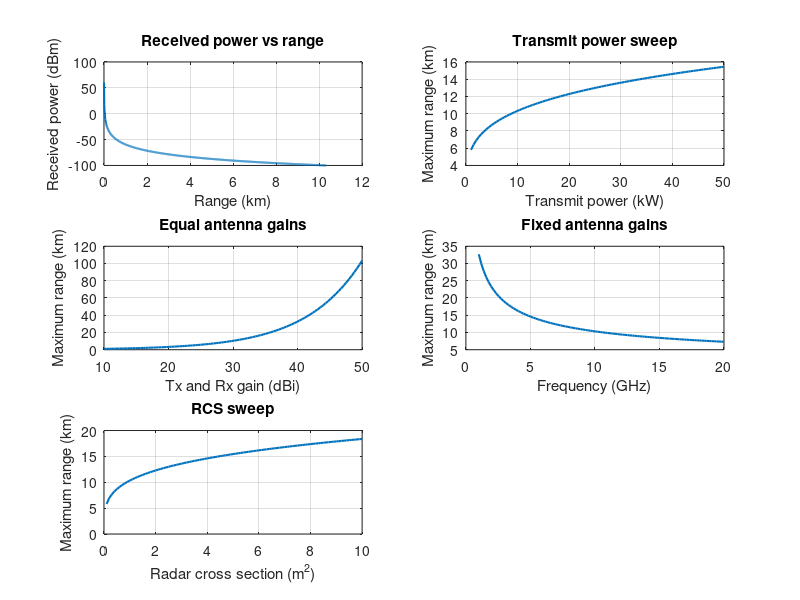

The MATLAB source for this figure: (Note: this script raises an error after producing the figure.)
function results = all_experiments(makePlots,animate)
if nargin < 1, makePlots = true; end
if nargin < 2, animate = true; end
results = cell(1,9);
results{1} = exp01_radar_range(makePlots);
results{2} = exp02_radar_detection_roc(makePlots);
results{3} = exp03_doppler_shift(makePlots);
results{4} = exp04_mti_canceller(makePlots);
results{5} = exp05_pulse_doppler(makePlots);
results{6} = exp06_radar_display(makePlots,animate);
results{7} = exp07_satellite_link_budget(makePlots);
results{8} = exp08_satellite_orbits(makePlots,animate);
results{9} = exp09_system_noise(makePlots);
disp('All nine experiments completed and internal checks passed.');
end

function results = exp01_radar_range(makePlots)
if nargin < 1, makePlots = true; end
c = 3e8;
Pt = 10e3;
f = 10e9;
Gt = 10^(30/10);
Gr = Gt;
sigma = 1;
L = 10^(6/10);
Pmin = 1e-13;
lambda = c/f;
K = Pt*Gt*Gr*lambda^2*sigma/((4*pi)^3*L);
Rmax = (K/Pmin)^0.25;
R = linspace(1,Rmax,1000);
Pr = K./R.^4;
PtSweep = linspace(1e3,50e3,100);
Rpower = (PtSweep*Gt*Gr*lambda^2*sigma/((4*pi)^3*L*Pmin)).^0.25;
Gain_dBi = linspace(10,50,100);
Rgain = (Pt*10.^(2*Gain_dBi/10)*lambda^2*sigma/((4*pi)^3*L*Pmin)).^0.25;
fSweep = linspace(1,20,100)*1e9;
Rfrequency = (Pt*Gt*Gr*(c./fSweep).^2*sigma/((4*pi)^3*L*Pmin)).^0.25;
sigmaSweep = linspace(0.1,10,100);
Rrcs = (Pt*Gt*Gr*lambda^2*sigmaSweep/((4*pi)^3*L*Pmin)).^0.25;
assert(abs(Pr(end)/Pmin-1) < 1e-12);
assert(all(diff(Pr)<0) && all(diff(Rpower)>0) && all(diff(Rfrequency)<0));
fprintf('Experiment 1: maximum range = %.4f km\n',Rmax/1000);
if makePlots
    figure('Name','Experiment 1: Radar Range','Color','w');
    subplot(3,2,1); plot(R/1000,10*log10(Pr/1e-3),'LineWidth',1.5); grid on;
    xlabel('Range (km)'); ylabel('Received power (dBm)'); title('Received power vs range');
    subplot(3,2,2); plot(PtSweep/1000,Rpower/1000,'LineWidth',1.5); grid on;
    xlabel('Transmit power (kW)'); ylabel('Maximum range (km)'); title('Transmit power sweep');
    subplot(3,2,3); plot(Gain_dBi,Rgain/1000,'LineWidth',1.5); grid on;
    xlabel('Tx and Rx gain (dBi)'); ylabel('Maximum range (km)'); title('Equal antenna gains');
    subplot(3,2,4); plot(fSweep/1e9,Rfrequency/1000,'LineWidth',1.5); grid on;
    xlabel('Frequency (GHz)'); ylabel('Maximum range (km)'); title('Fixed antenna gains');
    subplot(3,2,5); plot(sigmaSweep,Rrcs/1000,'LineWidth',1.5); grid on;
    xlabel('Radar cross section (m^2)'); ylabel('Maximum range (km)'); title('RCS sweep');
end
results = struct('maximumRange_m',Rmax,'range_m',R,'receivedPower_W',Pr);
end

function results = exp02_radar_detection_roc(makePlots)
if nargin < 1, makePlots = true; end
savedRng = rng;
rngCleanup = onCleanup(@() rng(savedRng));
rng(2,'twister');
N = 200000;
A = 1;
SNR_dB = [-15 -10 -5 0 5 10 15];
threshold = 0.5;
noiseStd = A./sqrt(10.^(SNR_dB/10));
Pd = zeros(size(SNR_dB));
Pfa = Pd;
for j = 1:numel(SNR_dB)
    r0 = noiseStd(j)*randn(1,N);
    r1 = A + noiseStd(j)*randn(1,N);
    Pfa(j) = mean(r0 > threshold);
    Pd(j) = mean(r1 > threshold);
end
PfaTheory = 0.5*erfc(threshold./(sqrt(2)*noiseStd));
PdTheory = 0.5*erfc((threshold-A)./(sqrt(2)*noiseStd));
assert(all(abs(Pd-PdTheory)<0.015) && all(abs(Pfa-PfaTheory)<0.015));
PfaROC = logspace(-6,0,500);
PdROC = zeros(numel(SNR_dB),numel(PfaROC));
for j = 1:numel(SNR_dB)
    thresholds = sqrt(2)*noiseStd(j)*erfcinv(2*PfaROC);
    PdROC(j,:) = 0.5*erfc((thresholds-A)/(sqrt(2)*noiseStd(j)));
end
summary = table(SNR_dB(:),Pd(:),PdTheory(:),Pfa(:),PfaTheory(:), ...
    'VariableNames',{'SNR_dB','Pd_MC','Pd_Theory','Pfa_MC','Pfa_Theory'});
disp('Experiment 2: real Gaussian amplitude detector, SNR = A^2/noise variance');
disp(summary);
if makePlots
    figure('Name','Experiment 2: Detection Probabilities','Color','w');
    subplot(2,1,1); plot(SNR_dB,Pd,'o',SNR_dB,PdTheory,'-','LineWidth',1.5); grid on;
    xlabel('SNR (dB)'); ylabel('P_d'); legend('Monte Carlo','Theory','Location','best');
    subplot(2,1,2); plot(SNR_dB,Pfa,'o',SNR_dB,PfaTheory,'-','LineWidth',1.5); grid on;
    xlabel('SNR (dB)'); ylabel('P_{fa}'); legend('Monte Carlo','Theory','Location','best');
    figure('Name','Experiment 2: ROC','Color','w');
    semilogx(PfaROC,PdROC.','LineWidth',1.5); grid on; xlim([1e-6 1]); ylim([0 1]);
    xlabel('False-alarm probability'); ylabel('Detection probability'); title('Real Gaussian amplitude-detector ROC');
    legend(arrayfun(@(s) sprintf('%g dB',s),SNR_dB,'UniformOutput',false),'Location','southeast');
    tx = [zeros(1,20) ones(1,20) zeros(1,20)];
    low = tx + 10^(5/20)*randn(size(tx));
    high = tx + 10^(-10/20)*randn(size(tx));
    figure('Name','Experiment 2: Pulse in Noise','Color','w');
    subplot(3,1,1); plot(tx); grid on; title('Transmitted pulse'); ylabel('Amplitude');
    subplot(3,1,2); plot(low); hold on; plot([1 numel(tx)],[threshold threshold],'k--'); grid on; title('Pulse at -5 dB SNR'); ylabel('Amplitude');
    subplot(3,1,3); plot(high); hold on; plot([1 numel(tx)],[threshold threshold],'k--'); grid on; title('Pulse at 10 dB SNR'); xlabel('Sample'); ylabel('Amplitude');
end
results = struct('summary',summary,'PfaROC',PfaROC,'PdROC',PdROC);
end

function results = exp03_doppler_shift(makePlots)
if nargin < 1, makePlots = true; end
savedRng = rng;
rngCleanup = onCleanup(@() rng(savedRng));
rng(3,'twister');
c = 3e8;
fc = 10e9;
lambda = c/fc;
velocity = 0:10:100;
fdVelocity = 2*velocity/lambda;
fcSweep = [1 3 5 10 24]*1e9;
fdFrequency = 2*50*fcSweep/c;
fs = 1e5;
N = 1000;
t = (0:N-1)/fs;
fd = 2*60/lambda;
baseband = exp(1i*2*pi*fd*t) + 0.5/sqrt(2)*(randn(1,N)+1i*randn(1,N));
frequency = (-N/2:N/2-1)*fs/N;
PSD = abs(fftshift(fft(baseband))).^2/(fs*N);
[~,peak] = max(PSD);
estimate = frequency(peak);
assert(abs(estimate-fd) <= fs/N);
disp('Experiment 3: positive velocity denotes positive Doppler');
disp(table(velocity(:),fdVelocity(:),'VariableNames',{'Velocity_m_s','Doppler_Hz'}));
disp(table(fcSweep(:)/1e9,fdFrequency(:),'VariableNames',{'Carrier_GHz','Doppler_Hz'}));
fprintf('Expected Doppler = %.2f Hz; FFT estimate = %.2f Hz\n',fd,estimate);
if makePlots
    figure('Name','Experiment 3: Doppler Shift','Color','w');
    subplot(3,1,1); plot(velocity,fdVelocity,'-o'); grid on; xlabel('Radial velocity (m/s)'); ylabel('Doppler (Hz)');
    subplot(3,1,2); plot(fcSweep/1e9,fdFrequency,'-o'); grid on; xlabel('Carrier frequency (GHz)'); ylabel('Doppler (Hz)');
    subplot(3,1,3); plot(frequency,10*log10(max(PSD,realmin))); grid on; xlim([-10000 10000]);
    xlabel('Baseband frequency (Hz)'); ylabel('PSD (dB/Hz)'); title('Complex baseband Doppler spectrum');
end
results = struct('expectedDoppler_Hz',fd,'estimatedDoppler_Hz',estimate,'frequency_Hz',frequency,'PSD',PSD);
end

function results = exp04_mti_canceller(makePlots)
if nargin < 1, makePlots = true; end
savedRng = rng;
rngCleanup = onCleanup(@() rng(savedRng));
rng(4,'twister');
PRF = 1000;
N = 200;
t = (0:N-1)/PRF;
fd = 100;
clutter = 2*ones(1,N);
target = 4*sin(2*pi*fd*t);
rx = clutter + target + 0.05*randn(1,N);
y = diff(rx);
clutterResidual = diff(clutter);
assert(all(clutterResidual==0));
Nfft = 1024;
f = (-Nfft/2:Nfft/2-1)*PRF/Nfft;
X = abs(fftshift(fft(rx(2:end),Nfft)))/(N-1);
Y = abs(fftshift(fft(y,Nfft)))/(N-1);
fResponse = linspace(-PRF,PRF,2001);
H = abs(1-exp(-1i*2*pi*fResponse/PRF));
gain = 2*abs(sin(pi*fd/PRF));
fprintf('Experiment 4: clutter residual = %g; target amplitude gain = %.6f\n',max(abs(clutterResidual)),gain);
if makePlots
    figure('Name','Experiment 4: MTI','Color','w');
    subplot(3,1,1); plot(t,rx); grid on; xlabel('Slow time (s)'); ylabel('Amplitude'); title('Received clutter, target and noise');
    subplot(3,1,2); plot(t,clutter,t,target); grid on; legend('Clutter','Moving target'); xlabel('Slow time (s)'); ylabel('Amplitude');
    subplot(3,1,3); plot(t(2:end),y); grid on; xlabel('Slow time (s)'); ylabel('Amplitude'); title('Two-pulse canceller output');
    figure('Name','Experiment 4: MTI Spectra','Color','w');
    subplot(2,1,1); plot(f,X,f,Y); grid on; xlabel('Doppler frequency (Hz)'); ylabel('Magnitude'); legend('Before MTI','After MTI');
    subplot(2,1,2); plot(fResponse,H); grid on; xlabel('Doppler frequency (Hz)'); ylabel('|H|'); title('Nulls at integer multiples of PRF');
end
results = struct('output',y,'clutterResidual',clutterResidual,'targetGain',gain,'PRF_Hz',PRF);
end

function results = exp05_pulse_doppler(makePlots)
if nargin < 1, makePlots = true; end
savedRng = rng;
rngCleanup = onCleanup(@() rng(savedRng));
rng(5,'twister');
c = 3e8;
fc = 10e9;
lambda = c/fc;
PRF = 2000;
Fs = 20e6;
pulseWidth = 1e-6;
bandwidth = 5e6;
Np = 128;
Ns = round(Fs/PRF);
L = round(pulseWidth*Fs);
fastTime = (0:L-1)'/Fs;
tx = exp(1i*pi*(bandwidth/pulseWidth)*(fastTime-pulseWidth/2).^2);
targetRanges = [3000 6000];
targetVelocities = [12 -8];
assert(all(abs(targetVelocities)<lambda*PRF/4));
rx = complex(zeros(Ns,Np));
slowTime = (0:Np-1)/PRF;
for j = 1:numel(targetRanges)
    delay = round(2*targetRanges(j)*Fs/c);
    assert(delay+L <= Ns);
    fd = 2*targetVelocities(j)/lambda;
    echo = tx.*exp(1i*2*pi*fd*fastTime);
    rx(delay+(1:L),:) = rx(delay+(1:L),:) + echo*exp(1i*2*pi*fd*slowTime);
end
rx = rx + 0.1*(randn(Ns,Np)+1i*randn(Ns,Np));
Nfft = 2^nextpow2(Ns+L-1);
h = conj(flipud(tx));
matchedFull = ifft(bsxfun(@times,fft(rx,Nfft,1),fft(h,Nfft)),[],1);
matched = matchedFull(L:L+Ns-1,:);
window = 0.5-0.5*cos(2*pi*(0:Np-1)/(Np-1));
RD = fftshift(fft(bsxfun(@times,matched,window),[],2),2);
rangeAxis = (0:Ns-1)'*c/(2*Fs);
fdAxis = (-Np/2:Np/2-1)*PRF/Np;
velocityAxis = fdAxis*lambda/2;
map_dB = 20*log10(max(abs(RD)/max(abs(RD(:))),1e-6));
estimatedRanges = zeros(size(targetRanges));
estimatedVelocities = zeros(size(targetRanges));
for j = 1:numel(targetRanges)
    rows = find(abs(rangeAxis-targetRanges(j))<=2*c/(2*bandwidth));
    block = abs(RD(rows,:));
    [~,peak] = max(block(:));
    [ir,iv] = ind2sub(size(block),peak);
    estimatedRanges(j) = rangeAxis(rows(ir));
    estimatedVelocities(j) = velocityAxis(iv);
end
assert(all(abs(estimatedRanges-targetRanges)<=c/(2*bandwidth)));
assert(all(abs(estimatedVelocities-targetVelocities)<=lambda*PRF/(2*Np)));
summary = table(targetRanges(:),estimatedRanges(:),targetVelocities(:),estimatedVelocities(:), ...
    'VariableNames',{'TrueRange_m','EstimatedRange_m','TrueVelocity_m_s','EstimatedVelocity_m_s'});
disp('Experiment 5: range-Doppler target peaks'); disp(summary);
fprintf('Range resolution = %.2f m; range sampling = %.2f m; velocity bin = %.6f m/s\n',c/(2*bandwidth),c/(2*Fs),lambda*PRF/(2*Np));
if makePlots
    figure('Name','Experiment 5: Range-Doppler Map','Color','w');
    imagesc(velocityAxis,rangeAxis,map_dB); axis xy; ylim([0 8000]); caxis([-60 0]); colorbar;
    xlabel('Radial velocity (m/s)'); ylabel('Range (m)'); title('Range-Doppler magnitude (dB relative to peak)');
end
results = struct('summary',summary,'range_m',rangeAxis,'velocity_m_s',velocityAxis,'map_dB',map_dB);
end

function results = exp06_radar_display(makePlots,animate)
if nargin < 1, makePlots = true; end
if nargin < 2, animate = true; end
savedRng = rng;
rngCleanup = onCleanup(@() rng(savedRng));
rng(6,'twister');
ranges = [30 75 50];
azimuth = [45 120 300];
amplitude = [0.8 0.5 0.9];
vr = [-0.05 -0.08 0.04];
vaz = [0.1 -0.15 0.2];
maxRange = 100;
step = 2;
numFrames = 5*360/step;
x = ranges.*cosd(azimuth);
y = ranges.*sind(azimuth);
initial = table((1:3)',ranges',azimuth',x',y', ...
    'VariableNames',{'Target','Range_km','Azimuth_deg','X_km','Y_km'});
disp('Experiment 6: azimuth is counterclockwise from +X; motion is per frame'); disp(initial);
rangeGrid = 0:0.1:maxRange;
detectionCount = zeros(1,3);
timer = zeros(1,3);
if makePlots
    fig = figure('Name','Experiment 6: Radar Displays','Color','w');
    ax1 = subplot(2,2,1); aLine = plot(rangeGrid,zeros(size(rangeGrid))); grid on;
    xlim([0 maxRange]); ylim([-0.2 1.1]); xlabel('Range (km)'); ylabel('Amplitude'); title('A-scan at current beam angle');
    ax2 = subplot(2,2,3); bPoints = scatter(azimuth,ranges,60,amplitude,'filled'); grid on;
    xlim([0 360]); ylim([0 maxRange]); xlabel('Azimuth (degrees)'); ylabel('Range (km)'); title('B-scan: simulated target positions');
    ax3 = subplot(2,2,[2 4]); hold on; axis equal; grid on;
    theta = linspace(0,2*pi,361);
    for radius = 20:20:maxRange
        plot(radius*cos(theta),radius*sin(theta),'Color',[0.75 0.75 0.75]);
    end
    xlim([-maxRange maxRange]); ylim([-maxRange maxRange]); xlabel('X (km)'); ylabel('Y (km)');
    title('PPI: red truth, green recent detections');
    sweepLine = plot([0 maxRange],[0 0],'g-','LineWidth',1.5);
    truthPoints = scatter(x,y,35,'r','filled');
    hitPoints = scatter(nan(1,3),nan(1,3),100,'g');
end
for frame = 1:numFrames
    sweep = mod((frame-1)*step,360);
    ranges = ranges + vr;
    above = ranges > maxRange;
    below = ranges < 0;
    ranges(above) = 2*maxRange-ranges(above);
    ranges(below) = -ranges(below);
    vr(above | below) = -vr(above | below);
    azimuth = mod(azimuth+vaz,360);
    separation = abs(mod(azimuth-sweep+180,360)-180);
    hits = separation <= step;
    detectionCount = detectionCount + hits;
    timer = max(timer-1,0);
    timer(hits) = 25;
    x = ranges.*cosd(azimuth);
    y = ranges.*sind(azimuth);
    ascan = 0.025*randn(size(rangeGrid));
    for j = find(hits)
        ascan = ascan + amplitude(j)*exp(-0.5*((rangeGrid-ranges(j))/0.2).^2);
    end
    if makePlots && (animate || frame==numFrames)
        if ~ishghandle(fig), break; end
        set(aLine,'YData',ascan);
        set(bPoints,'XData',azimuth,'YData',ranges);
        set(sweepLine,'XData',[0 maxRange*cosd(sweep)],'YData',[0 maxRange*sind(sweep)]);
        set(truthPoints,'XData',x,'YData',y);
        hx = x; hy = y;
        hx(timer==0) = NaN; hy(timer==0) = NaN;
        set(hitPoints,'XData',hx,'YData',hy);
        title(ax1,sprintf('A-scan at %.0f degrees',sweep));
        drawnow;
        if animate, pause(0.005); end
    end
end
assert(all(ranges>=0 & ranges<=maxRange));
assert(max(abs(hypot(x,y)-ranges))<1e-10);
results = struct('initial',initial,'finalRange_km',ranges,'finalAzimuth_deg',azimuth,'detectionCount',detectionCount,'framesCompleted',frame);
end

function results = exp07_satellite_link_budget(makePlots)
if nargin < 1, makePlots = true; end
frequency_GHz = [14 12];
distance_km = [36000 36000];
Pt_W = [20 10];
Gt_dBi = [45 35];
Gr_dBi = [30 40];
loss_dB = [2 2];
noise_dBW = [-125 -125];
requiredCN_dB = 10;
Pt_dBW = 10*log10(Pt_W);
EIRP = Pt_dBW+Gt_dBi;
FSPL = 92.45+20*log10(frequency_GHz)+20*log10(distance_km);
Pr = EIRP-FSPL+Gr_dBi-loss_dB;
CN = Pr-noise_dBW;
margin = CN-requiredCN_dB;
combinedCN = -10*log10(sum(10.^(-CN/10)));
Parameter = {'Frequency (GHz)';'Distance (km)';'Transmit power (dBW)';'Tx gain (dBi)';'EIRP (dBW)';'Free-space loss (dB)';'Rx gain (dBi)';'Other losses (dB)';'Received power (dBW)';'Noise power (dBW)';'C/N (dB)';'Link margin (dB)'};
values = [frequency_GHz;distance_km;Pt_dBW;Gt_dBi;EIRP;FSPL;Gr_dBi;loss_dB;Pr;noise_dBW;CN;margin];
summary = table(Parameter,values(:,1),values(:,2),'VariableNames',{'Parameter','Uplink','Downlink'});
disp('Experiment 7: satellite link budget'); disp(summary);
fprintf('Combined C/N for independent link noise = %.4f dB\n',combinedCN);
fprintf('Uplink meets requirement: %d; downlink meets requirement: %d\n',margin>=0);
assert(all(isfinite(values(:))) && combinedCN<min(CN));
d = linspace(30000,45000,100);
p = EIRP(2)-(92.45+20*log10(frequency_GHz(2))+20*log10(d))+Gr_dBi(2)-loss_dB(2);
if makePlots
    figure('Name','Experiment 7: Link Budget','Color','w');
    subplot(2,1,1); plot(d,p,'LineWidth',1.5); grid on;
    xlabel('Distance (km)'); ylabel('Received power (dBW)'); title('Downlink received power');
    subplot(2,1,2); bar(margin); set(gca,'XTick',1:2,'XTickLabel',{'Uplink','Downlink'}); grid on;
    ylabel('Margin (dB)'); title('Negative margin means the specified link does not close');
end
results = struct('summary',summary,'CN_dB',CN,'margin_dB',margin,'combinedCN_dB',combinedCN);
end

function results = exp08_satellite_orbits(makePlots,animate)
if nargin < 1, makePlots = true; end
if nargin < 2, animate = true; end
aEarth = 6378.137;
bEarth = aEarth*(1-1/298.257223563);
mu = 398600.4418;
omegaEarth = 7.2921150e-5;
names = {'LEO','MEO','GEO'};
altitude = [500 20200 35786];
a = aEarth+altitude;
ecc = [0.001 0.010 0.0001];
inc = [51.6 55 0]*pi/180;
raan = [0 0 0];
argPeri = [0 0 0];
M0 = [0 45 0]*pi/180;
n = sqrt(mu./a.^3);
period = 2*pi./n;
summary = table(names',altitude',a',period'/3600,ecc', ...
    'VariableNames',{'Orbit','NominalAltitude_km','SemimajorAxis_km','Period_hours','Eccentricity'});
disp('Experiment 8: two-body Keplerian orbits; Earth rotation angle is zero at t = 0'); disp(summary);
time = linspace(0,24*3600,3000);
tracks = cell(1,3);
colors = lines(3);
if makePlots
    orbitFig = figure('Name','Experiment 8: Inertial Orbits','Color','w');
    orbitAx = axes; hold(orbitAx,'on');
    [sx,sy,sz] = sphere(50);
    surf(orbitAx,aEarth*sx,aEarth*sy,bEarth*sz,'FaceColor',[0.15 0.4 0.7],'EdgeColor','none','HandleVisibility','off');
    satellites = gobjects(1,3);
end
for j = 1:3
    r = orbit_position(a(j),ecc(j),inc(j),raan(j),argPeri(j),M0(j)+n(j)*time);
    angle = omegaEarth*time;
    x = cos(angle).*r(1,:) + sin(angle).*r(2,:);
    y = -sin(angle).*r(1,:) + cos(angle).*r(2,:);
    z = r(3,:);
    lon = atan2d(y,x);
    lat = orbit_latitude(x,y,z,aEarth,bEarth);
    radius = sqrt(sum(r.^2,1));
    assert(all(radius>=a(j)*(1-ecc(j))-1e-7) && all(radius<=a(j)*(1+ecc(j))+1e-7));
    assert(all(abs(lat)<=90) && all(abs(lon)<=180));
    tracks{j} = struct('longitude_deg',lon,'latitude_deg',lat,'radius_km',radius);
    if makePlots
        path = orbit_position(a(j),ecc(j),inc(j),raan(j),argPeri(j),linspace(0,2*pi,700));
        plot3(orbitAx,path(1,:),path(2,:),path(3,:),'Color',colors(j,:),'DisplayName',names{j});
        satellites(j) = plot3(orbitAx,r(1,1),r(2,1),r(3,1),'o','MarkerFaceColor',colors(j,:),'Color',colors(j,:),'HandleVisibility','off');
    end
end
if makePlots
    axis(orbitAx,'equal'); grid(orbitAx,'on'); view(orbitAx,35,24);
    xlabel(orbitAx,'Inertial X (km)'); ylabel(orbitAx,'Inertial Y (km)'); zlabel(orbitAx,'Inertial Z (km)');
    title(orbitAx,'Keplerian orbits'); legend(orbitAx,'Location','best');
    figure('Name','Experiment 8: Ground Tracks','Color','w');
    for j = 1:3
        lon = tracks{j}.longitude_deg; lat = tracks{j}.latitude_deg;
        seam = find(abs(diff(lon))>180)+1;
        lon(seam) = NaN; lat(seam) = NaN;
        subplot(3,1,j); plot(lon,lat,'Color',colors(j,:)); grid on;
        xlim([-180 180]); ylim([-90 90]); xlabel('Longitude (degrees)'); ylabel('Geodetic latitude (degrees)');
        title([names{j} ' ground track over 24 hours']);
    end
    if animate
        for t = linspace(0,24*3600,360)
            if ~ishghandle(orbitFig), break; end
            for j = 1:3
                r = orbit_position(a(j),ecc(j),inc(j),raan(j),argPeri(j),M0(j)+n(j)*t);
                set(satellites(j),'XData',r(1),'YData',r(2),'ZData',r(3));
            end
            drawnow; pause(0.005);
        end
    end
end
results = struct('summary',summary,'time_s',time,'groundTracks',{tracks});
end

function r = orbit_position(a,e,i,raan,argPeri,M)
M = mod(M+pi,2*pi)-pi;
E = M;
for iteration = 1:30
    delta = (E-e*sin(E)-M)./(1-e*cos(E));
    E = E-delta;
    if max(abs(delta(:)))<1e-13, break; end
end
assert(max(abs(E-e*sin(E)-M))<1e-11);
rp = [a*(cos(E)-e);a*sqrt(1-e^2)*sin(E);zeros(size(E))];
Rz1 = [cos(raan) -sin(raan) 0;sin(raan) cos(raan) 0;0 0 1];
Rx = [1 0 0;0 cos(i) -sin(i);0 sin(i) cos(i)];
Rz2 = [cos(argPeri) -sin(argPeri) 0;sin(argPeri) cos(argPeri) 0;0 0 1];
r = Rz1*Rx*Rz2*rp;
end

function latitude = orbit_latitude(x,y,z,a,b)
e2 = 1-b^2/a^2;
p = hypot(x,y);
lat = atan2(z,p*(1-e2));
for iteration = 1:12
    N = a./sqrt(1-e2*sin(lat).^2);
    next = atan2(z+e2*N.*sin(lat),p);
    change = max(abs(next(:)-lat(:)));
    lat = next;
    if change<1e-13, break; end
end
latitude = lat*180/pi;
end

function results = exp09_system_noise(makePlots)
if nargin < 1, makePlots = true; end
k = 1.380649e-23;
C_dBW = -100;
B = 1e6;
T = 150;
G_dBi = 35;
noise_W = k*T*B;
noise_dBW = 10*log10(noise_W);
CN_dB = C_dBW-noise_dBW;
GT_dBK = G_dBi-10*log10(T);
CN0_dBHz = CN_dB+10*log10(B);
temperatures = 50:10:500;
gains = 10:60;
noiseSweep = 10*log10(k*temperatures*B);
cnSweep = C_dBW-noiseSweep;
gtGain = gains-10*log10(T);
gtTemperature = G_dBi-10*log10(temperatures);
assert(all(diff(noiseSweep)>0) && all(diff(cnSweep)<0) && all(diff(gtTemperature)<0));
fprintf('Experiment 9:\nNoise = %.8g W = %.6f dBW\nC/N = %.6f dB\nG/T = %.6f dB/K\nC/N0 = %.6f dB-Hz\n',noise_W,noise_dBW,CN_dB,GT_dBK,CN0_dBHz);
if makePlots
    figure('Name','Experiment 9: System Noise','Color','w');
    subplot(2,2,1); plot(temperatures,noiseSweep,'LineWidth',1.5); grid on; xlabel('System temperature (K)'); ylabel('Noise (dBW)');
    subplot(2,2,2); plot(temperatures,cnSweep,'LineWidth',1.5); grid on; xlabel('System temperature (K)'); ylabel('C/N (dB)');
    subplot(2,2,3); plot(gains,gtGain,'LineWidth',1.5); grid on; xlabel('Antenna gain (dBi)'); ylabel('G/T (dB/K)');
    subplot(2,2,4); plot(temperatures,gtTemperature,'LineWidth',1.5); grid on; xlabel('System temperature (K)'); ylabel('G/T (dB/K)');
end
results = struct('noise_W',noise_W,'noise_dBW',noise_dBW,'CN_dB',CN_dB,'GT_dBK',GT_dBK,'CN0_dBHz',CN0_dBHz);
end
